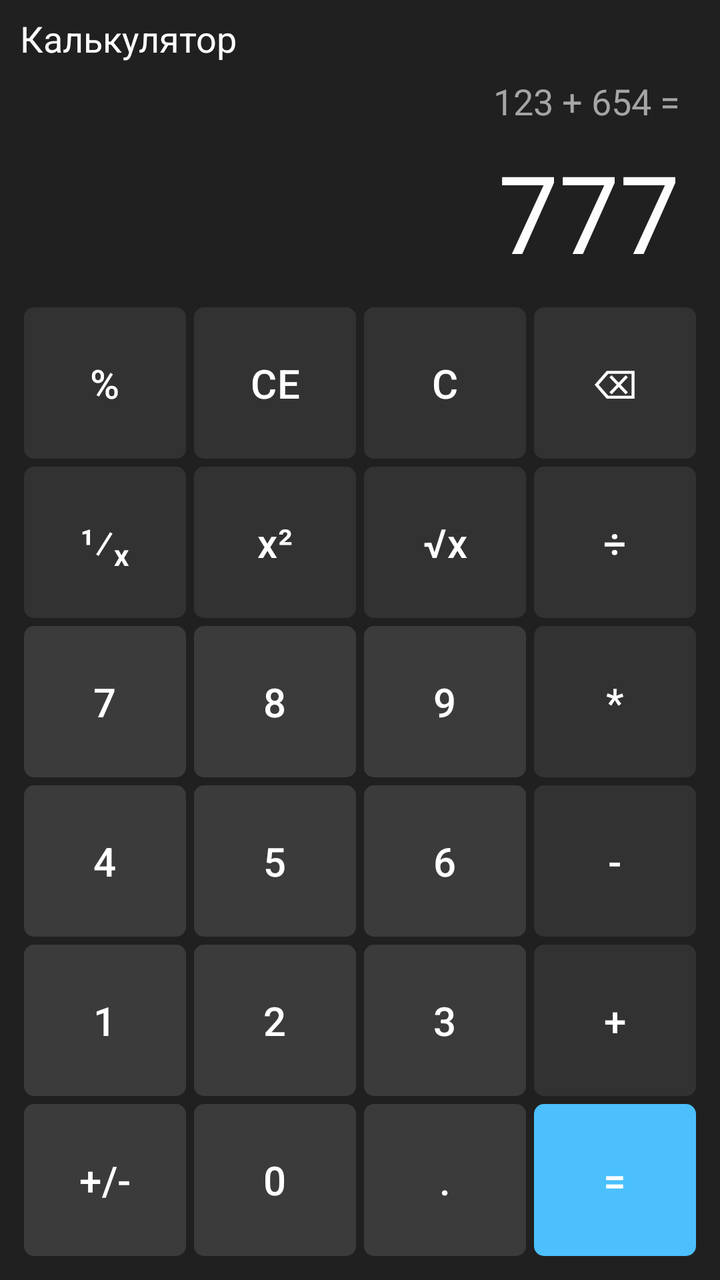
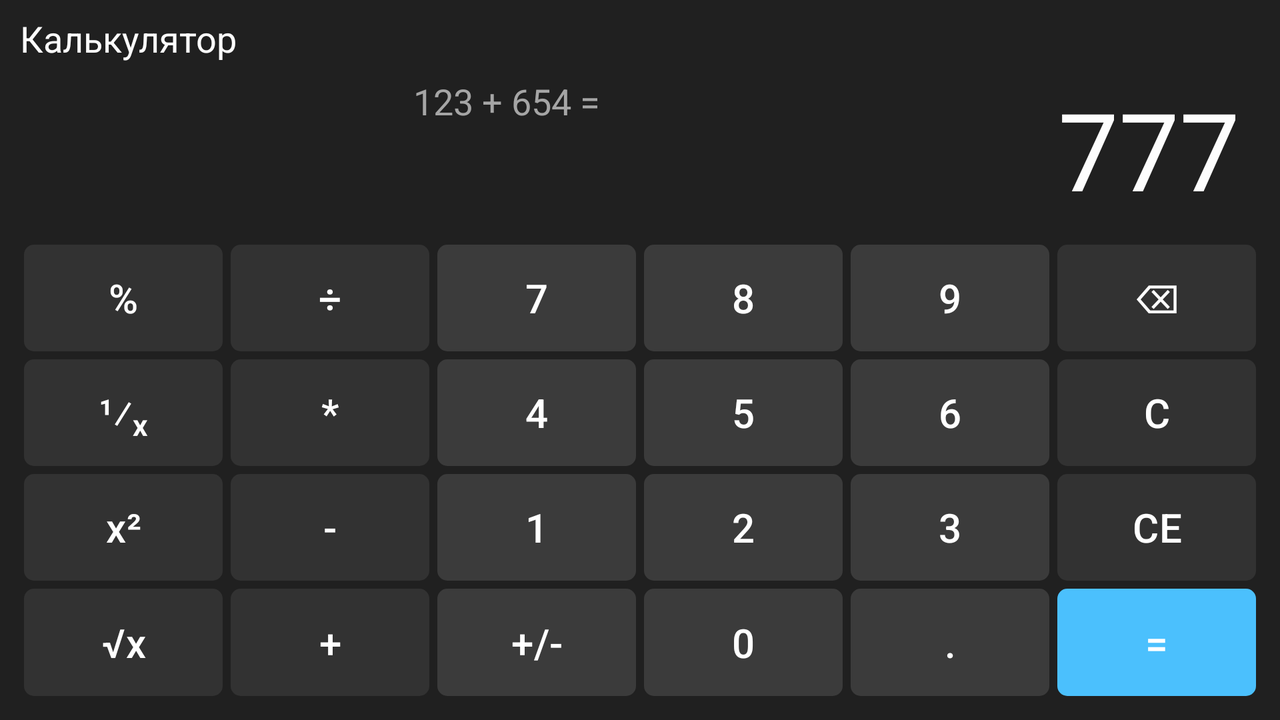

Two renders of one Android screen. The first uses the default layout on a phone; the second uses the alternative layout the repository ships for a different screen configuration, on a matching device. The two XML files are below.
<!-- AndroidManifest.xml: application theme Theme.Andrioid213 -->
<!-- res/layout/activity_calc.xml -->
<?xml version="1.0" encoding="utf-8"?>
<LinearLayout
    xmlns:android="http://schemas.android.com/apk/res/android"
    xmlns:app="http://schemas.android.com/apk/res-auto"
    xmlns:tools="http://schemas.android.com/tools"
    android:id="@+id/main"
    android:layout_width="match_parent"
    android:layout_height="match_parent"
    android:orientation="vertical"
    android:background="@color/calc_layout_bg"
    tools:context=".CalcActivity">

    <TextView
        android:layout_width="wrap_content"
        android:layout_height="wrap_content"
        android:paddingStart="10dp"
        android:paddingTop="7dp"
        android:text="@string/calc_tv_title"
        android:textColor="@color/calc_tv_res_fg"
        android:textSize="18sp"
        tools:ignore="RtlSymmetry"/>

    <TextView
        android:id="@+id/calc_tv_expression"
        android:layout_width="match_parent"
        android:layout_height="wrap_content"
        android:gravity="end"
        android:paddingEnd="20dp"
        android:paddingTop="7dp"
        android:text=""
        android:textColor="@color/calc_tv_exp_fg"
        android:textSize="18sp"
        tools:text="123 + 654 ="
        tools:ignore="RtlSymmetry"/>

    <TextView
        android:id="@+id/calc_tv_result"
        android:layout_width="match_parent"
        android:layout_height="wrap_content"
        android:gravity="end"
        android:paddingEnd="20dp"
        android:paddingTop="7dp"
        android:text=""
        android:textColor="@color/calc_tv_res_fg"
        android:textSize="54sp"
        tools:text="777"
        tools:ignore="RtlSymmetry"/>

    <LinearLayout
        android:layout_width="match_parent"
        android:layout_height="match_parent"
        android:layout_margin="10dp"
        android:orientation="vertical">

        <LinearLayout
            style="@style/calc_row_btn">
            <Button
                android:id="@+id/calc_btn_percent"
               style="@style/calc_btn_func"
                android:text="@string/calc_btn_percent"/>
            <Button
                android:id="@+id/calc_btn_ce"
                style="@style/calc_btn_func"
                android:text="@string/calc_btn_ce"/>
            <Button
                android:id="@+id/calc_btn_c"
                style="@style/calc_btn_func"
                android:text="@string/calc_btn_c"/>
            <Button
                android:id="@+id/calc_btn_backspace"
                style="@style/calc_btn_func"
                android:text="@string/calc_btn_backspace"/>
        </LinearLayout>

        <LinearLayout
            style="@style/calc_row_btn">
            <Button
                android:id="@+id/calc_btn_inv"
                style="@style/calc_btn_func"
                android:text="@string/calc_btn_inv"/>
            <Button
                android:id="@+id/calc_btn_sqr"
                style="@style/calc_btn_func"
                android:text="@string/calc_btn_sqr"/>
            <Button
                android:id="@+id/calc_btn_sqrt"
                style="@style/calc_btn_func"
                android:text="@string/calc_btn_sqrt"/>
            <Button
                android:id="@+id/calc_btn_div"
                style="@style/calc_btn_func"
                android:text="@string/calc_btn_div"/>
        </LinearLayout>

        <LinearLayout
            style="@style/calc_row_btn">
            <Button
                android:id="@+id/calc_btn_7"
                style="@style/calc_btn_digit"
                android:text="@string/calc_btn_7"/>
            <Button
                android:id="@+id/calc_btn_8"
                style="@style/calc_btn_digit"
                android:text="@string/calc_btn_8"/>
            <Button
                android:id="@+id/calc_btn_9"
                style="@style/calc_btn_digit"
                android:text="@string/calc_btn_9"/>
            <Button
                android:id="@+id/calc_btn_mult"
                style="@style/calc_btn_func"
                android:text="@string/calc_btn_mul"/>
        </LinearLayout>

        <LinearLayout
            style="@style/calc_row_btn">
            <Button
                android:id="@+id/calc_btn_4"
                style="@style/calc_btn_digit"
                android:text="@string/calc_btn_4"/>
            <Button
                android:id="@+id/calc_btn_5"
                style="@style/calc_btn_digit"
                android:text="@string/calc_btn_5"/>
            <Button
                android:id="@+id/calc_btn_6"
                style="@style/calc_btn_digit"
                android:text="@string/calc_btn_6"/>
            <Button
                android:id="@+id/calc_btn_sub"
                style="@style/calc_btn_func"
                android:text="@string/calc_btn_sub"/>
        </LinearLayout>

        <LinearLayout
            style="@style/calc_row_btn">
            <Button
                android:id="@+id/calc_btn_1"
                style="@style/calc_btn_digit"
                android:text="@string/calc_btn_1"/>
            <Button
                android:id="@+id/calc_btn_2"
                style="@style/calc_btn_digit"
                android:text="@string/calc_btn_2"/>
            <Button
                android:id="@+id/calc_btn_3"
                style="@style/calc_btn_digit"
                android:text="@string/calc_btn_3"/>
            <Button
                android:id="@+id/calc_btn_add"
                style="@style/calc_btn_func"
                android:text="@string/calc_btn_add"/>
        </LinearLayout>

        <LinearLayout
            style="@style/calc_row_btn">
            <Button
                android:id="@+id/calc_btn_pm"
                style="@style/calc_btn_digit"
                android:text="@string/calc_btn_pm"/>
            <Button
                android:id="@+id/calc_btn_0"
                style="@style/calc_btn_digit"
                android:text="@string/calc_btn_0"/>
            <Button
                android:id="@+id/calc_btn_dot"
                style="@style/calc_btn_digit"
                android:text="@string/calc_btn_dot"/>
            <Button
                android:id="@+id/calc_btn_equal"
                style="@style/calc_btn_equal"
                android:text="@string/calc_btn_equal"/>
        </LinearLayout>
    </LinearLayout>

</LinearLayout>
<!-- resources referenced by this layout -->
<resources>
  <color name="calc_layout_bg">#202020</color>
  <color name="calc_tv_exp_fg">#A5A5A5</color>
  <color name="calc_tv_res_fg">#FDFDFD</color>
  <string name="calc_btn_0">0</string>
  <string name="calc_btn_1">1</string>
  <string name="calc_btn_2">2</string>
  <string name="calc_btn_3">3</string>
  <string name="calc_btn_4">4</string>
  <string name="calc_btn_5">5</string>
  <string name="calc_btn_6">6</string>
  <string name="calc_btn_7">7</string>
  <string name="calc_btn_8">8</string>
  <string name="calc_btn_9">9</string>
  <string name="calc_btn_add">+</string>
  <string name="calc_btn_backspace">\u232B</string>
  <string name="calc_btn_c">C</string>
  <string name="calc_btn_ce">CE</string>
  <string name="calc_btn_div">÷</string>
  <string name="calc_btn_dot">.</string>
  <string name="calc_btn_equal">=</string>
  <string name="calc_btn_inv">¹⁄ₓ</string>
  <string name="calc_btn_mul">*</string>
  <string name="calc_btn_percent">%</string>
  <string name="calc_btn_pm">+/-</string>
  <string name="calc_btn_sqr">x²</string>
  <string name="calc_btn_sqrt">√x</string>
  <string name="calc_btn_sub">-</string>
  <string name="calc_tv_title">Калькулятор</string>
  <style name="calc_btn_digit" parent="calc_btn">
          <item name="android:background">@drawable/calc_btn_digit</item>
      </style>
  <style name="calc_btn_equal" parent="calc_btn">
          <item name="android:background">@drawable/calc_btn_equal</item>
      </style>
  <style name="calc_btn_func" parent="calc_btn">
          <item name="android:background">@drawable/calc_btn_func</item>
      </style>
  <style name="calc_row_btn">
          <item name="android:layout_width">match_parent</item>
          <item name="android:layout_weight">1</item>
          <item name="android:layout_height">0dp</item>
          <item name="android:orientation">horizontal</item>
      </style>
  <style name="Theme.Andrioid213" parent="Base.Theme.Andrioid213" />
  <style name="calc_btn">
          <item name="android:layout_width">0dp</item>
          <item name="android:layout_weight">1</item>
          <item name="android:layout_height">match_parent</item>
          <item name="android:layout_margin">2dp</item>
          <item name="android:textSize">20sp</item>
          <item name="backgroundTint">@null</item>
      </style>
  <!-- drawable calc_btn_digit (drawable) -->
  <?xml version="1.0" encoding="utf-8"?>
  <shape
      xmlns:android="http://schemas.android.com/apk/res/android"
      android:shape="rectangle">
      <corners android:radius="5dp" />
      <solid android:color="@color/calc_btn_digit_bg"/>
  </shape>
  <!-- drawable calc_btn_equal (drawable) -->
  <?xml version="1.0" encoding="utf-8"?>
  <shape
      xmlns:android="http://schemas.android.com/apk/res/android"
      android:shape="rectangle">
      <corners android:radius="5dp" />
      <solid android:color="@color/calc_btn_equal_bg"/>
  </shape>
  <!-- drawable calc_btn_func (drawable) -->
  <?xml version="1.0" encoding="utf-8"?>
  <shape
      xmlns:android="http://schemas.android.com/apk/res/android"
      android:shape="rectangle">
      <corners android:radius="5dp" />
      <solid android:color="@color/calc_btn_func_bg"/>
  </shape>
  <style name="Base.Theme.Andrioid213" parent="Theme.Material3.DayNight.NoActionBar">
          
          
      </style>
  <color name="calc_btn_digit_bg">#3B3B3B</color>
  <color name="calc_btn_equal_bg">#4BC0FD</color>
  <color name="calc_btn_func_bg">#323232</color>
</resources>
<!-- res/layout-land/activity_calc.xml (the repository's variant of the layout above) -->
<!-- drawn on the phone turned sideways -->
<?xml version="1.0" encoding="utf-8"?>
<LinearLayout
    xmlns:android="http://schemas.android.com/apk/res/android"
    xmlns:app="http://schemas.android.com/apk/res-auto"
    xmlns:tools="http://schemas.android.com/tools"
    android:id="@+id/main"
    android:layout_width="match_parent"
    android:layout_height="match_parent"
    android:orientation="vertical"
    android:background="@color/calc_layout_bg"
    tools:context=".CalcActivity">

    <TextView
        android:layout_width="wrap_content"
        android:layout_height="wrap_content"
        android:paddingStart="10dp"
        android:paddingTop="7dp"
        android:text="@string/calc_tv_title"
        android:textColor="@color/calc_tv_res_fg"
        android:textSize="18sp"
        tools:ignore="RtlSymmetry"/>

    <LinearLayout
        android:layout_width="match_parent"
        android:layout_height="wrap_content"
        android:orientation="horizontal">
        <TextView
            android:id="@+id/calc_tv_expression"
            android:layout_width="0dp"
            android:layout_height="match_parent"
            android:layout_weight="1"
            android:gravity="end"
            android:paddingEnd="20dp"
            android:paddingTop="7dp"
            android:text=""
            android:textColor="@color/calc_tv_exp_fg"
            android:textSize="18sp"
            tools:text="123 + 654 ="
            tools:ignore="RtlSymmetry"/>

        <TextView
            android:id="@+id/calc_tv_result"
            android:layout_width="0dp"
            android:layout_height="match_parent"
            android:layout_weight="1"
            android:gravity="end"
            android:paddingEnd="20dp"
            android:paddingTop="7dp"
            android:text=""
            android:textColor="@color/calc_tv_res_fg"
            android:textSize="54sp"
            tools:text="777"
            tools:ignore="RtlSymmetry"/>
    </LinearLayout>


    <LinearLayout
        android:layout_width="match_parent"
        android:layout_height="match_parent"
        android:layout_margin="10dp"
        android:orientation="vertical">

        <LinearLayout
            style="@style/calc_row_btn">
            <Button
                android:id="@+id/calc_btn_percent"
               style="@style/calc_btn_func"
                android:text="@string/calc_btn_percent"/>
            <Button
                android:id="@+id/calc_btn_div"
                style="@style/calc_btn_func"
                android:text="@string/calc_btn_div"/>
            <Button
                android:id="@+id/calc_btn_7"
                style="@style/calc_btn_digit"
                android:text="@string/calc_btn_7"/>
            <Button
                android:id="@+id/calc_btn_8"
                style="@style/calc_btn_digit"
                android:text="@string/calc_btn_8"/>
            <Button
                android:id="@+id/calc_btn_9"
                style="@style/calc_btn_digit"
                android:text="@string/calc_btn_9"/>
            <Button
                android:id="@+id/calc_btn_backspace"
                style="@style/calc_btn_func"
                android:text="@string/calc_btn_backspace"/>
        </LinearLayout>

        <LinearLayout
            style="@style/calc_row_btn">
            <Button
                android:id="@+id/calc_btn_inv"
                style="@style/calc_btn_func"
                android:text="@string/calc_btn_inv"/>
            <Button
                android:id="@+id/calc_btn_mult"
                style="@style/calc_btn_func"
                android:text="@string/calc_btn_mul"/>
            <Button
                android:id="@+id/calc_btn_4"
                style="@style/calc_btn_digit"
                android:text="@string/calc_btn_4"/>
            <Button
                android:id="@+id/calc_btn_5"
                style="@style/calc_btn_digit"
                android:text="@string/calc_btn_5"/>
            <Button
                android:id="@+id/calc_btn_6"
                style="@style/calc_btn_digit"
                android:text="@string/calc_btn_6"/>
            <Button
                android:id="@+id/calc_btn_c"
                style="@style/calc_btn_func"
                android:text="@string/calc_btn_c"/>

        </LinearLayout>

        <LinearLayout
            style="@style/calc_row_btn">
            <Button
                android:id="@+id/calc_btn_sqr"
                style="@style/calc_btn_func"
                android:text="@string/calc_btn_sqr"/>
            <Button
                android:id="@+id/calc_btn_sub"
                style="@style/calc_btn_func"
                android:text="@string/calc_btn_sub"/>
            <Button
                android:id="@+id/calc_btn_1"
                style="@style/calc_btn_digit"
                android:text="@string/calc_btn_1"/>
            <Button
                android:id="@+id/calc_btn_2"
                style="@style/calc_btn_digit"
                android:text="@string/calc_btn_2"/>
            <Button
                android:id="@+id/calc_btn_3"
                style="@style/calc_btn_digit"
                android:text="@string/calc_btn_3"/>
            <Button
                android:id="@+id/calc_btn_ce"
                style="@style/calc_btn_func"
                android:text="@string/calc_btn_ce"/>
        </LinearLayout>

        <LinearLayout
            style="@style/calc_row_btn">
            <Button
                android:id="@+id/calc_btn_sqrt"
                style="@style/calc_btn_func"
                android:text="@string/calc_btn_sqrt"/>
            <Button
                android:id="@+id/calc_btn_add"
                style="@style/calc_btn_func"
                android:text="@string/calc_btn_add"/>
            <Button
                android:id="@+id/calc_btn_pm"
                style="@style/calc_btn_digit"
                android:text="@string/calc_btn_pm"/>
            <Button
                android:id="@+id/calc_btn_0"
                style="@style/calc_btn_digit"
                android:text="@string/calc_btn_0"/>
            <Button
                android:id="@+id/calc_btn_dot"
                style="@style/calc_btn_digit"
                android:text="@string/calc_btn_dot"/>
            <Button
                android:id="@+id/calc_btn_equal"
                style="@style/calc_btn_equal"
                android:text="@string/calc_btn_equal"/>
        </LinearLayout>
    </LinearLayout>

</LinearLayout>
